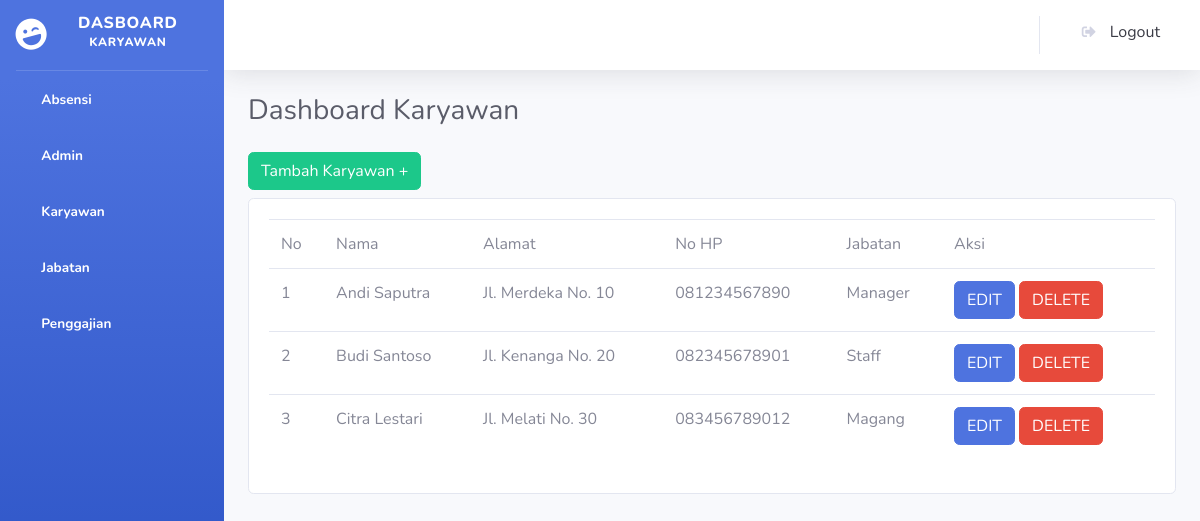
Page /petugas/index.php?page=karyawan on the committed database.
### tables this page shows
CREATE TABLE `karyawan` (
  `id_karyawan` int NOT NULL,
  `nama` varchar(100) DEFAULT NULL,
  `alamat` text,
  `no_hp` varchar(15) DEFAULT NULL,
  `id_jabatan` int DEFAULT NULL
);

CREATE TABLE `jabatan` (
  `id_jabatan` int NOT NULL,
  `nama_jabatan` varchar(50) DEFAULT NULL,
  `gaji_pokok` decimal(10,2) DEFAULT NULL,
  `tunjangan` decimal(10,2) DEFAULT NULL
);

### petugas/karyawan.php (the view, shortened to what this page needs)
<div class="d-sm-flex align-items-center justify-content-between mb-4">
    <h1 class="h3 mb-0 text-gray-800">Dashboard Karyawan</h1>
</div>
<a href="?page=tambah_karyawan" class="btn btn-success mb-2">Tambah Karyawan +</a>
<div class="card">
<div class="card-body">
    <table class="table">
        <tr>
            <td>No</td>
            <td>Nama</td>
            <td>Alamat</td>
            <td>No HP</td>
            <td>Jabatan</td>
            <td>Aksi</td>
        </tr>
        <?php
            $absen = $koneksi->prepare("CALL getKaryawan()");
            $absen->execute();
            foreach ($absen->fetchAll() as $no => $data):
        ?>
        <tr>
            <td><?= $no +1?></td>
            <td><?= $data['nama'] ?></td>
            <td><?= $data['alamat'] ?></td>
            <td><?= $data['no_hp'] ?></td>
            <td><?= $data['nama_jabatan'] ?></td>
            <td>
                <a href="?page=edit_karyawan&id=<?= $data['id_karyawan'] ?>" class="btn btn-primary">EDIT</a>
                <form action="../kontrol/kontrolMeja.php?aksi=delete" method="post" class="d-inline">
                    <button class="btn btn-danger" onclick="return confirm('Apakah anda yakin ingin menghapus data ini?')">DELETE</button>
                </form>
            </td>
        </tr>
        <?php
            endforeach
        ?>
    </table>
</div>
</div>

### petugas/index.php (shortened to what this page needs)
<!DOCTYPE html>
<html lang="en">
<head>
  <link href="../template/SB Admin 2/vendor/fontawesome-free/css/all.min.css" rel="stylesheet" type="text/css">
  <link href="https://cdnjs.cloudflare.com/ajax/libs/font-awesome/5.15.3/css/all.min.css" rel="stylesheet">
  <link href="../template/SB Admin 2/css/sb-admin-2.min.css" rel="stylesheet">
</head>
<body id="page-top">
  <div id="wrapper">
    <ul class="navbar-nav bg-gradient-primary sidebar sidebar-dark accordion" id="accordionSidebar">
      <a class="sidebar-brand d-flex align-items-center justify-content-center" href="index.php">
        <div class="sidebar-brand-icon rotate-n-15">
          <i class="fas fa-laugh-wink"></i>
        </div>
        <div class="sidebar-brand-text mx-3">Dasboard <sup> Karyawan</sup></div>
      </a>
      <hr class="sidebar-divider my-0">
      <li class="nav-item active">
        <a class="nav-link" href="?page=absen">
          <span>Absensi</span></a>
      </li>
      <li class="nav-item active">
        <a class="nav-link" href="?page=admin">
          <span>Admin</span></a>
      </li>
      <li class="nav-item active">
        <a class="nav-link" href="?page=karyawan">
          <span>Karyawan</span></a>
      </li>
    <li class="nav-item active">
        <a class="nav-link" href="?page=jabatan">
          <span>Jabatan</span></a>
      </li>
     <li class="nav-item active">
        <a class="nav-link" href="?page=penggajian">
          <span>Penggajian</span></a>
      </li>
    </ul>
    <div id="content-wrapper" class="d-flex flex-column">
      <div id="content">
        <nav class="navbar navbar-expand navbar-light bg-white topbar mb-4 static-top shadow">
          <ul class="navbar-nav ml-auto">
            <a class="dropdown-item" href="#" data-toggle="modal" data-target="#logoutModal">
                  <i class="fas fa-sign-out-alt fa-sm fa-fw mr-2 text-gray-400"></i>
                  Logout
                </a>
          </ul>
        </nav>
        <div class="container-fluid">
       <?php
        if(empty($_POST['page'])){
            include ($_GET['page'].'.php');
        }else{
            include ("dashboard.php");
        }
        ?>
    </div>
  </div>
</body>
</html>

### rows in the picture
karyawan: nama "Andi Saputra", alamat "Jl. Merdeka No. 10", no_hp "081234567890", id_jabatan.nama_jabatan "Manager"
karyawan: nama "Budi Santoso", alamat "Jl. Kenanga No. 20", no_hp "082345678901", id_jabatan.nama_jabatan "Staff"
karyawan: nama "Citra Lestari", alamat "Jl. Melati No. 30", no_hp "083456789012", id_jabatan.nama_jabatan "Magang"
